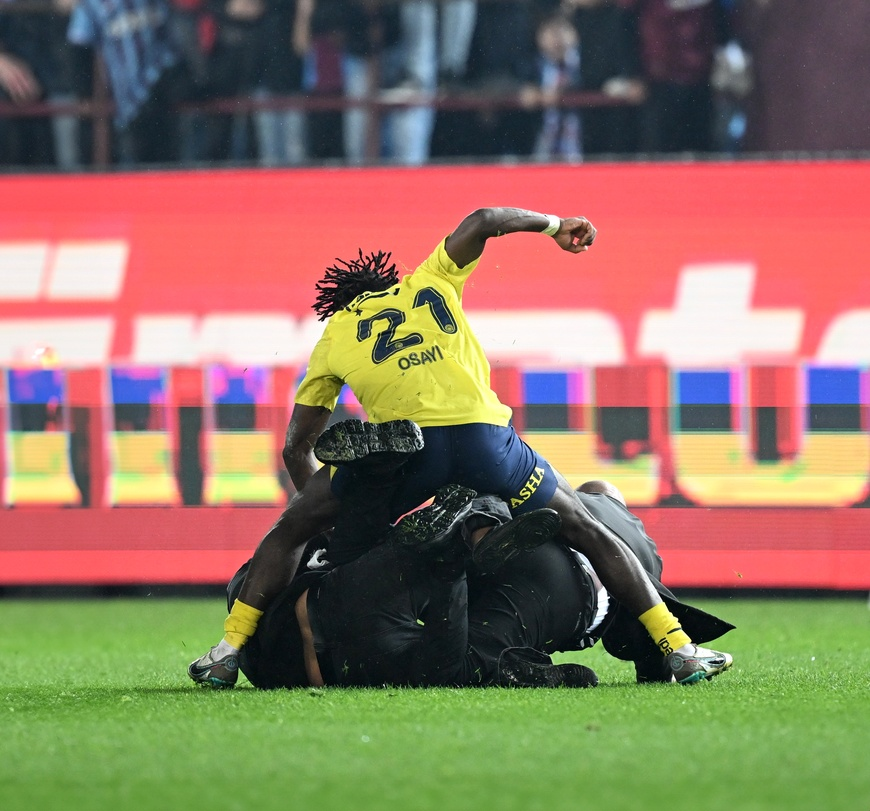
#> input picture 1- Temel OpenCv İşlemleri/Osayi orj.jpg, 870 x 811 px, shrunk from 2984 x 2780 before the run
$ python '5- İki Resmi Birleştirme.py'
#> lines starting #> are read from the running program, lines starting #| are printed output that depends on the picture
import cv2 as cv
import numpy as np

path1 = "Osayi orj.jpg"
path2 = "osayi-Logo.png"
img1 = cv.imread(path1)
#> img1 is the input picture: shape (811, 870, 3); mean B, G, R 97.7, 117.3, 141.1
img2 = cv.imread(path2)
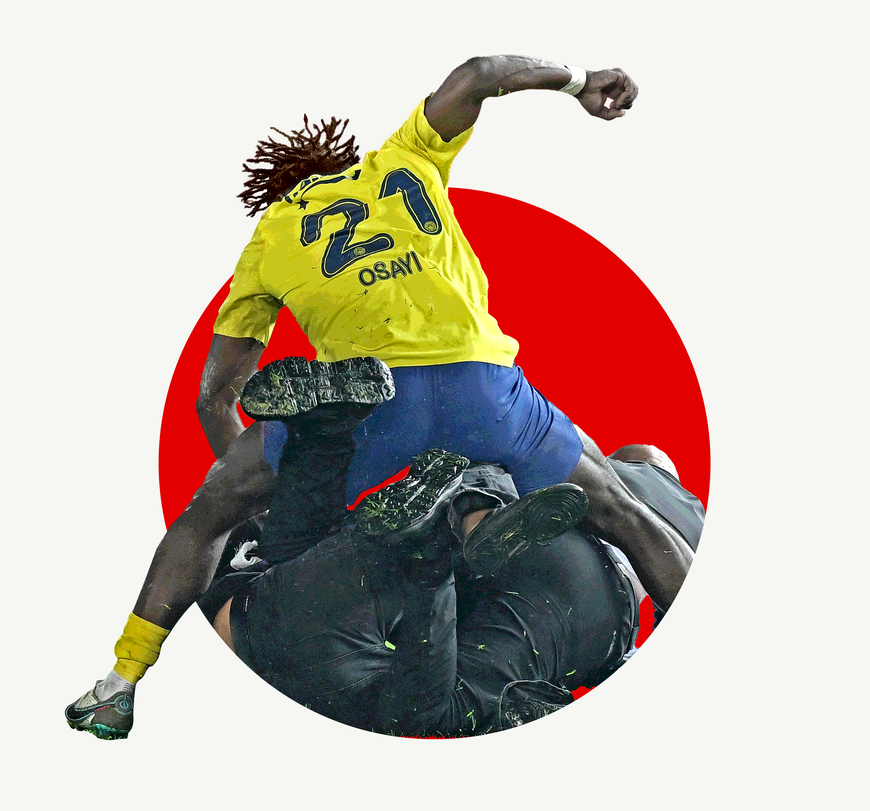
#> input picture 1- Temel OpenCv İşlemleri/osayi-Logo.png, 870 x 811 px, shrunk from 2984 x 2780 before the run
#> img2 is the input picture: shape (811, 870, 3); mean B, G, R 170.7, 180.6, 193.5

cv.imshow("osayi1",img1)
cv.waitKey()
cv.imshow("osayi2",img2)
cv.waitKey()

horizontal = np.hstack((img1,img2))
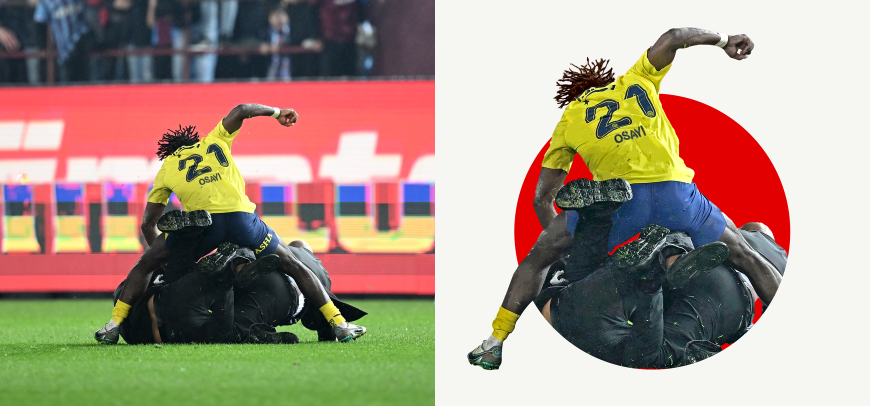
#> horizontal: shape (811, 1740, 3) (shown at 1/2 size); mean B, G, R 134.2, 148.9, 167.3
cv.imshow("birleştirilmiş",horizontal)
cv.waitKey()
cv.destroyAllWindows()
